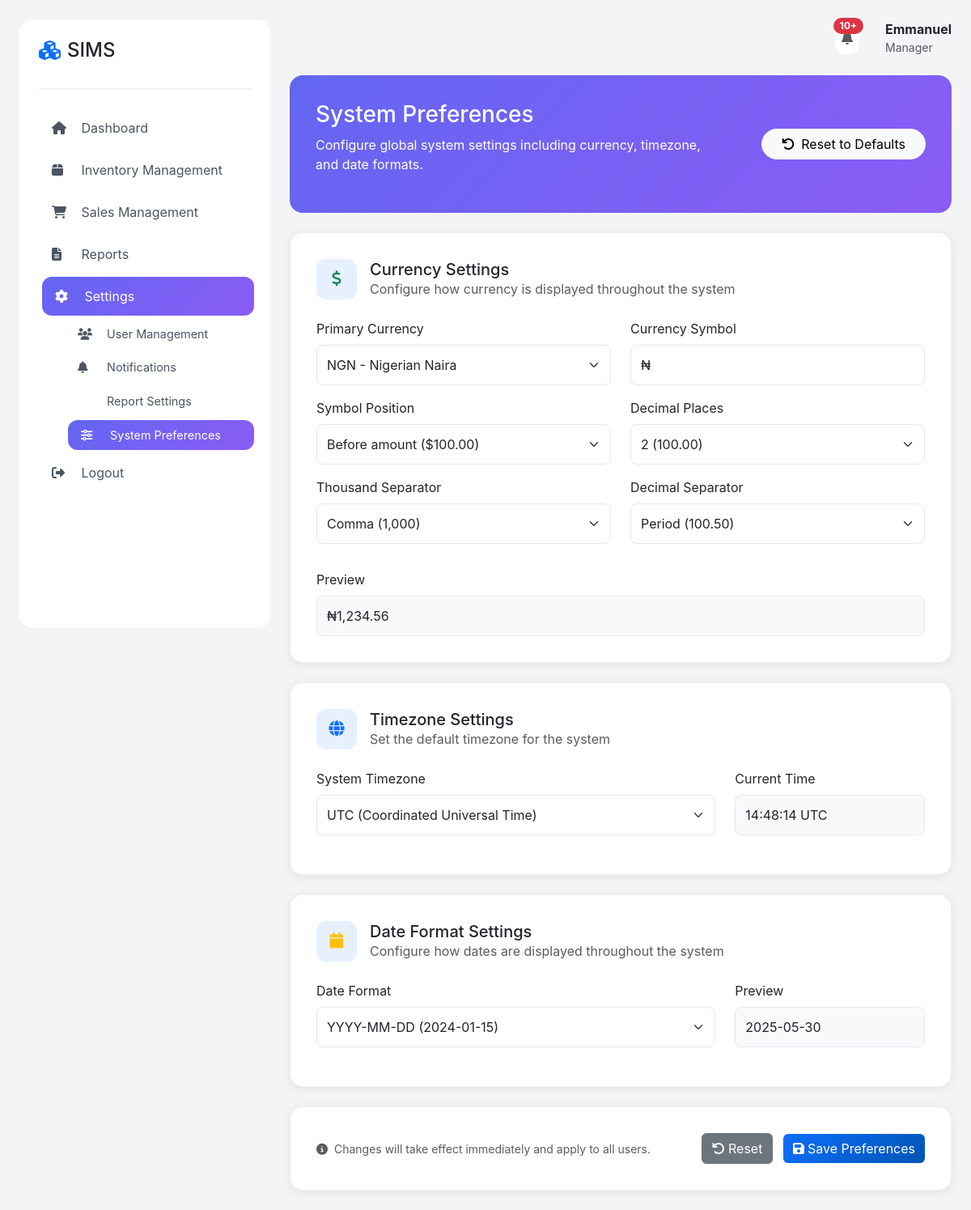
The app's page /admin/settings/system_preferences.php (signed in) with its own data.
### tables this page shows
CREATE TABLE `system_preferences` (
  `id` int(11) NOT NULL,
  `setting_name` varchar(50) NOT NULL,
  `setting_value` text NOT NULL,
  `updated_at` timestamp NOT NULL DEFAULT current_timestamp() ON UPDATE current_timestamp(),
  `updated_by` int(11) DEFAULT NULL
);

### admin/settings/system_preferences.php (the view, shortened to what this page needs)
<?php
include "../../config/config.php";
include "../../config/user_function.php";
include "../../config/notification_functions.php";
$user_id = $_SESSION['user_id'];
$notification_count = getNotificationCount($user_id, $connect);
function getSystemPreference($setting_name, $default_value, $connect)
{
    $stmt = mysqli_prepare($connect, "SELECT setting_value FROM system_preferences WHERE setting_name = ?");
    mysqli_stmt_bind_param($stmt, "s", $setting_name);
    mysqli_stmt_execute($stmt);
    $result = mysqli_stmt_get_result($stmt);
    if ($row = mysqli_fetch_assoc($result)) {
        return $row['setting_value'];
    }
    return $default_value;
}
$current_currency = getSystemPreference('currency', 'USD', $connect);
$current_currency_symbol = getSystemPreference('currency_symbol', '$', $connect);
$current_currency_position = getSystemPreference('currency_position', 'before', $connect);
$current_timezone = getSystemPreference('timezone', 'UTC', $connect);
$current_date_format = getSystemPreference('date_format', 'Y-m-d', $connect);
$current_decimal_places = getSystemPreference('decimal_places', '2', $connect);
$current_thousand_separator = getSystemPreference('thousand_separator', ',', $connect);
$current_decimal_separator = getSystemPreference('decimal_separator', '.', $connect);
$currencies = [
    'GHS' => ['name' => 'Ghana Cedis', 'symbol' => '₵'],
    'USD' => ['name' => 'US Dollar', 'symbol' => '$'],
    'EUR' => ['name' => 'Euro', 'symbol' => '€'],
    'GBP' => ['name' => 'British Pound', 'symbol' => '£'],
    'JPY' => ['name' => 'Japanese Yen', 'symbol' => '¥'],
    'CAD' => ['name' => 'Canadian Dollar', 'symbol' => 'C$'],
    'AUD' => ['name' => 'Australian Dollar', 'symbol' => 'A$'],
    'CHF' => ['name' => 'Swiss Franc', 'symbol' => 'CHF'],
    'CNY' => ['name' => 'Chinese Yuan', 'symbol' => '¥'],
    'NGN' => ['name' => 'Nigerian Naira', 'symbol' => '₦'],
    'ZAR' => ['name' => 'South African Rand', 'symbol' => 'R'],
    'INR' => ['name' => 'Indian Rupee', 'symbol' => '₹'],
    'BRL' => ['name' => 'Brazilian Real', 'symbol' => 'R$']
];
$timezones = [
    'UTC' => 'UTC (Coordinated Universal Time)',
    'America/New_York' => 'Eastern Time (US & Canada)',
    'America/Chicago' => 'Central Time (US & Canada)',
    'America/Denver' => 'Mountain Time (US & Canada)',
    'America/Los_Angeles' => 'Pacific Time (US & Canada)',
    'Europe/London' => 'London (GMT/BST)',
    'Europe/Paris' => 'Paris (CET/CEST)',
    'Europe/Berlin' => 'Berlin (CET/CEST)',
    'Asia/Tokyo' => 'Tokyo (JST)',
    'Asia/Shanghai' => 'Shanghai (CST)',
    'Asia/Kolkata' => 'Kolkata (IST)',
    'Australia/Sydney' => 'Sydney (AEST/AEDT)',
    'Africa/Lagos' => 'Lagos (WAT)',
    'Africa/Cairo' => 'Cairo (EET)',
    'America/Sao_Paulo' => 'São Paulo (BRT/BRST)'
];
$date_formats = [
    'Y-m-d' => 'YYYY-MM-DD (2024-01-15)',
    'm/d/Y' => 'MM/DD/YYYY (01/15/2024)',
    'd/m/Y' => 'DD/MM/YYYY (15/01/2024)',
    'd-m-Y' => 'DD-MM-YYYY (15-01-2024)',
    'M d, Y' => 'Mon DD, YYYY (Jan 15, 2024)',
    'F j, Y' => 'Month DD, YYYY (January 15, 2024)',
    'j F Y' => 'DD Month YYYY (15 January 2024)'
];
?>
<!DOCTYPE html>
<html lang="en">
<head>
    <link href="https://cdnjs.cloudflare.com/ajax/libs/bootstrap/5.3.2/css/bootstrap.min.css" rel="stylesheet">
    <link href="https://cdnjs.cloudflare.com/ajax/libs/font-awesome/6.4.2/css/all.min.css" rel="stylesheet">
    <link rel="stylesheet" href="../../style/css/style.css">
</head>
<body>
    <div class="layout-container">
        <div class="sidebar" id="sidebar">
            <div class="logo-section">
                <h4 class="d-flex align-items-center gap-2">
                    <i class="fas fa-cubes text-primary"></i>
                    SIMS
                </h4>
            </div>
            <nav>
                <a href="../dashboard/" class="nav-link">
                    <i class="fas fa-home"></i> Dashboard
                </a>
                <a href="#" class="nav-link" onclick="toggleSubmenu('inventory')">
                    <i class="fas fa-box"></i> Inventory Management
                </a>
                <a href="#" class="nav-link" onclick="toggleSubmenu('sales')">
                    <i class="fas fa-shopping-cart"></i> Sales Management
                </a>
                <a href="#" class="nav-link" onclick="toggleSubmenu('reports')">
                    <i class="fas fa-file-alt"></i> Reports
                </a>
                <a href="#" class="nav-link active" onclick="toggleSubmenu('settings')">
                    <i class="fas fa-cog"></i> Settings
                </a>
                <div class="submenu show" id="settings">
                    <a href="manage_users.php" class="nav-link"><i class="fas fa-users"></i> User Management</a>
                    <a href="notifications.php" class="nav-link"><i class="fas fa-bell"></i> Notifications</a>
                    <a href="reports_settings.php" class="nav-link"><i class="fas fa-file-cog"></i> Report Settings</a>
                    <a href="#" class="nav-link active"><i class="fas fa-sliders-h"></i> System Preferences</a>
                </div>
                <a href="../../logout/" class="nav-link">
                    <i class="fas fa-sign-out-alt"></i> Logout
                </a>
            </nav>
        </div>
        <div class="main-content">
            <div class="header">
                <div class="user-section">
                    <?php echo generateNotificationDropdown($user_id, $connect); ?>
                    <div class="user-info ms-3">
                        <span class="fw-bold"><?php echo htmlspecialchars($_SESSION['firstname']); ?></span>
                        <small class="d-block text-muted"><?php echo htmlspecialchars(ucfirst($_SESSION['role'])); ?></small>
                    </div>
                </div>
            </div>
            <div class="welcome-section">
                <div class="row align-items-center">
                    <div class="col-md-8">
                        <h3>System Preferences</h3>
                        <p class="mb-3">Configure global system settings including currency, timezone, and date formats.</p>
                    </div>
                    <div class="col-md-4 text-md-end">
                        <button class="btn btn-light rounded-pill px-4" onclick="resetToDefaults()">
                            <i class="fas fa-undo me-2"></i>Reset to Defaults
                        </button>
                    </div>
                </div>
            </div>
            <form method="POST" id="preferencesForm">
                <div class="content-card mb-4">
                    <div class="d-flex align-items-center mb-4">
                        <div class="setting-icon me-3">
                            <i class="fas fa-dollar-sign text-success"></i>
                        </div>
                        <div>
                            <h5 class="mb-0">Currency Settings</h5>
                            <p class="text-muted mb-0">Configure how currency is displayed throughout the system</p>
                        </div>
                    </div>
                    <div class="row">
                        <div class="col-md-6 mb-3">
                            <label class="form-label">Primary Currency</label>
                            <select class="form-select" name="currency" id="currencySelect" onchange="updateCurrencySymbol()">
                                <?php foreach ($currencies as $code => $info): ?>
                                    <option value="<?php echo $code; ?>" <?php echo $current_currency === $code ? 'selected' : ''; ?>>
                                        <?php echo $code . ' - ' . $info['name']; ?>
                                    </option>
                                <?php endforeach; ?>
                            </select>
                        </div>
                        <div class="col-md-6 mb-3">
                            <label class="form-label">Currency Symbol</label>
                            <input type="text" class="form-control" name="currency_symbol" id="currencySymbol"
                                value="<?php echo htmlspecialchars($current_currency_symbol); ?>" required>
                        </div>
                    </div>
                    <div class="row">
                        <div class="col-md-6 mb-3">
                            <label class="form-label">Symbol Position</label>
                            <select class="form-select" name="currency_position">
                                <option value="before" <?php echo $current_currency_position === 'before' ? 'selected' : ''; ?>>Before amount ($100.00)</option>
                            </select>
                        </div>
                        <div class="col-md-6 mb-3">
                            <label class="form-label">Decimal Places</label>
                            <select class="form-select" name="decimal_places">
                                <option value="2" <?php echo $current_decimal_places === '2' ? 'selected' : ''; ?>>2 (100.00)</option>
                            </select>
                        </div>
                    </div>
                    <div class="row">
                        <div class="col-md-6 mb-3">
                            <label class="form-label">Thousand Separator</label>
                            <select class="form-select" name="thousand_separator">
                                <option value="," <?php echo $current_thousand_separator === ',' ? 'selected' : ''; ?>>Comma (1,000)</option>
                            </select>
                        </div>
                        <div class="col-md-6 mb-3">
                            <label class="form-label">Decimal Separator</label>
                            <select class="form-select" name="decimal_separator">
                                <option value="." <?php echo $current_decimal_separator === '.' ? 'selected' : ''; ?>>Period (100.50)</option>
                            </select>
                        </div>
                    </div>
                    <div class="mt-3">
                        <label class="form-label">Preview</label>
                        <div class="form-control bg-light" id="currencyPreview">$1,234.56</div>
                    </div>
                </div>
                <div class="content-card mb-4">
                    <div class="d-flex align-items-center mb-4">
                        <div class="setting-icon me-3">
                            <i class="fas fa-globe text-primary"></i>
                        </div>
                        <div>
                            <h5 class="mb-0">Timezone Settings</h5>
                            <p class="text-muted mb-0">Set the default timezone for the system</p>
                        </div>
                    </div>
                    <div class="row">
                        <div class="col-md-8 mb-3">
                            <label class="form-label">System Timezone</label>
                            <select class="form-select" name="timezone" id="timezoneSelect" onchange="updateTimePreview()">
                                <?php foreach ($timezones as $tz => $label): ?>
                                    <option value="<?php echo $tz; ?>" <?php echo $current_timezone === $tz ? 'selected' : ''; ?>>
                                        <?php echo $label; ?>
                                    </option>
                                <?php endforeach; ?>
                            </select>
                        </div>
                        <div class="col-md-4 mb-3">
                            <label class="form-label">Current Time</label>
                            <div class="form-control bg-light" id="timePreview">
                                <?php
                                echo date('H:i:s T');
                                ?>
                            </div>
                        </div>
                    </div>
                </div>
                <div class="content-card mb-4">
                    <div class="d-flex align-items-center mb-4">
                        <div class="setting-icon me-3">
                            <i class="fas fa-calendar text-warning"></i>
                        </div>
                        <div>
                            <h5 class="mb-0">Date Format Settings</h5>
                            <p class="text-muted mb-0">Configure how dates are displayed throughout the system</p>
                        </div>
                    </div>
                    <div class="row">
                        <div class="col-md-8 mb-3">
                            <label class="form-label">Date Format</label>
                            <select class="form-select" name="date_format" id="dateFormatSelect" onchange="updateDatePreview()">
                                <?php foreach ($date_formats as $format => $label): ?>
                                    <option value="<?php echo $format; ?>" <?php echo $current_date_format === $format ? 'selected' : ''; ?>>
                                        <?php echo $label; ?>
                                    </option>
                                <?php endforeach; ?>
                            </select>
                        </div>
                        <div class="col-md-4 mb-3">
                            <label class="form-label">Preview</label>
                            <div class="form-control bg-light" id="datePreview">
                            </div>
                        </div>
                    </div>
                </div>
                <div class="content-card">
                    <div class="d-flex justify-content-between align-items-center">
                        <div>
                            <small class="text-muted">
                                <i class="fas fa-info-circle me-1"></i>
                                Changes will take effect immediately and apply to all users.
                            </small>
                        </div>
                        <div>
                            <button type="button" class="btn btn-secondary me-2" onclick="resetForm()">
                                <i class="fas fa-undo me-1"></i>Reset
                            </button>
                            <button type="submit" class="btn btn-primary">
                                <i class="fas fa-save me-1"></i>Save Preferences
                            </button>
                        </div>
                    </div>
                </div>
            </form>
        </div>
    </div>
</body>
</html>

### records on screen
system_preferences: currency "NGN - Nigerian Naira"
system_preferences: currency_symbol "₦"
system_preferences: currency_position "Before amount ($100.00)"
system_preferences: decimal_places "2 (100.00)"
system_preferences: thousand_separator "Comma (1,000)"
system_preferences: decimal_separator "Period (100.50)"
system_preferences: timezone "UTC (Coordinated Universal Time)"
system_preferences: date_format "YYYY-MM-DD (2024-01-15)"

### other values on screen
formatNotificationCount($total_count) "10+"
$_SESSION['firstname'] "Emmanuel"
$_SESSION['role'] "Manager"
